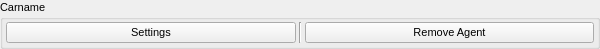
<?xml version="1.0" encoding="UTF-8"?>
<ui version="4.0">
 <class>Form</class>
 <widget class="QWidget" name="Form">
  <property name="geometry">
   <rect>
    <x>0</x>
    <y>0</y>
    <width>600</width>
    <height>44</height>
   </rect>
  </property>
  <property name="windowTitle">
   <string>Form</string>
  </property>
  <layout class="QGridLayout" name="gridLayout">
   <property name="leftMargin">
    <number>0</number>
   </property>
   <property name="topMargin">
    <number>0</number>
   </property>
   <property name="rightMargin">
    <number>0</number>
   </property>
   <property name="bottomMargin">
    <number>0</number>
   </property>
   <item row="0" column="0">
    <widget class="QGroupBox" name="group_agent">
     <property name="minimumSize">
      <size>
       <width>600</width>
       <height>0</height>
      </size>
     </property>
     <property name="font">
      <font>
       <pointsize>8</pointsize>
      </font>
     </property>
     <property name="title">
      <string>Carname</string>
     </property>
     <layout class="QGridLayout" name="gridLayout_2">
      <property name="leftMargin">
       <number>3</number>
      </property>
      <property name="topMargin">
       <number>3</number>
      </property>
      <property name="rightMargin">
       <number>3</number>
      </property>
      <property name="bottomMargin">
       <number>3</number>
      </property>
      <property name="horizontalSpacing">
       <number>3</number>
      </property>
      <property name="verticalSpacing">
       <number>2</number>
      </property>
      <item row="0" column="1">
       <widget class="QPushButton" name="btn_settings">
        <property name="sizePolicy">
         <sizepolicy hsizetype="Minimum" vsizetype="Fixed">
          <horstretch>0</horstretch>
          <verstretch>0</verstretch>
         </sizepolicy>
        </property>
        <property name="text">
         <string>Settings</string>
        </property>
       </widget>
      </item>
      <item row="0" column="2">
       <widget class="Line" name="line">
        <property name="orientation">
         <enum>Qt::Vertical</enum>
        </property>
       </widget>
      </item>
      <item row="0" column="3">
       <widget class="QPushButton" name="btn_remove_agent">
        <property name="sizePolicy">
         <sizepolicy hsizetype="Minimum" vsizetype="Fixed">
          <horstretch>0</horstretch>
          <verstretch>0</verstretch>
         </sizepolicy>
        </property>
        <property name="font">
         <font>
          <pointsize>8</pointsize>
         </font>
        </property>
        <property name="text">
         <string>Remove Agent</string>
        </property>
       </widget>
      </item>
     </layout>
    </widget>
   </item>
  </layout>
 </widget>
 <resources/>
 <connections/>
</ui>
